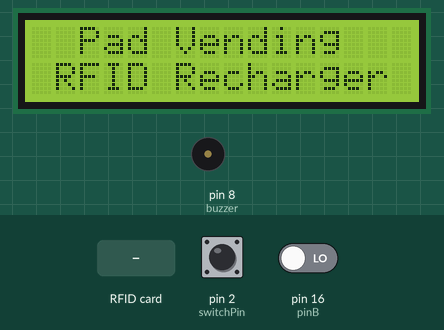
A sketch run on a simulated Arduino Uno, built with avr-gcc and run on an emulated ATmega328P. Parts: 16×2 character LCD, buzzer (waves = sounding, pin HIGH). The inputs (shaded band) are chosen by the test bench; at power-on: pin 2 (switchPin) HIGH, pin 16 (pinB) LOW. Pins used as bus, display or sensor lines are not drawn; what the sketch prints to the serial monitor is not drawn.

Above: at 4.3 s.
4.4 s: RFID card 5E 7A 19 C4 held to the reader
At 5.3 s:
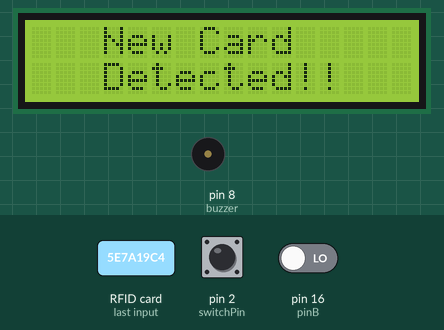
7.4 s: pin 2 (switchPin) pulled LOW for 3.2 s
At 11.8 s:
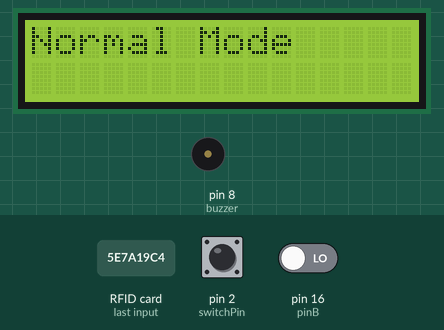
13.6 s: pin 2 (switchPin) pulled LOW for 0.15 s
At 13.9 s:
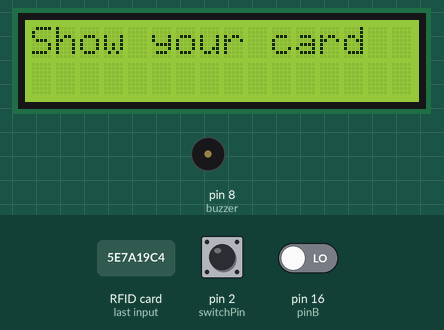
Timing chart, 0 to 18.4 s (numbered marks = the images above; inputs shaded):
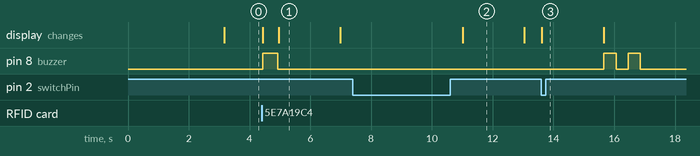

The sketch:

padright_rech.ino
```cpp
#include <Wire.h>
#include <LiquidCrystal_I2C.h>
#include <SPI.h>
#include <MFRC522.h>
#include "PinChangeInterrupt.h"

//-----
#define RST_PIN 9 // Configurable, see typical pin layout above
#define SS_PIN 10 // Configurable, see typical pin layout above

MFRC522 mfrc522(SS_PIN, RST_PIN); // Create MFRC522 instance.
MFRC522::MIFARE_Key key;
MFRC522::StatusCode rfidstatus;

LiquidCrystal_I2C lcd(0x27, 16, 2); // instance for 16*2 i2c lcd

// --------regarding rfid card
int blockAddr = 2;
byte readByte[18];
byte writeByte[16];
int authAddr = 3;
byte byteSize = sizeof(readByte);

//---
byte padQuantity = 1;
int i = 0;                  /// used for rotation detection
int pinAstateCurrent = LOW; // Current state of Pin A
int pinAStateLast = pinAstateCurrent;
int pinA = 17; // Rotary encoder Pin A
int pinB = 16;
int switchPin = 2;
byte buzzer = 8;
int batchState = 0; // 0 for nothing // 1 for single write // 2 for batch write
uint32_t previousTime = 0;
//------------
byte arrow[8] = {
  0b00000,
  0b11100,
  0b10010,
  0b01001,
  0b01001,
  0b10010,
  0b11100,
  0b00000
};

void setup()
{
  Serial.begin(9600);
  lcd.init(); // initialize the lcd
  lcd.backlight();
  lcd.createChar(0, arrow);
  SPI.begin();                      // Init SPI bus
  mfrc522.PCD_Init();               // Init MFRC522 card
  pinMode(switchPin, INPUT_PULLUP); // Enable the switchPin as input with a PULLUP resistor
  pinMode(pinA, INPUT);             // Set PinA as input
  pinMode(pinB, INPUT);
  pinMode(buzzer, OUTPUT);

  for (byte i = 0; i < 6; i++)
  {
    key.keyByte[i] = 0xFF;
  }
  attachPCINT(digitalPinToPCINT(pinB), update, CHANGE);
  startMessage();
}
void startMessage()
{
  lcd.clear();
  lcd.setCursor(4, 0);
  lcd.print("Welcome");
  lcd.setCursor(1, 1);
  lcd.print("Pad Recharger");
  delay(3000);
  homepage();
}
void loop()
{
  if (mfrc522.PICC_IsNewCardPresent())
  {
    lcd.clear();
    lcd.setCursor(0, 0);
    lcd.print("Card Detected!");
    lcd.setCursor(0, 1);
    lcd.print("Please Wait.....");
    success(500);
    if (mfrc522.PICC_ReadCardSerial())
    {
      if (readCard())
      {
        if (readByte[0] == 107)
        {
          lcd.clear();
          lcd.setCursor(0, 0);
          lcd.print("Quantity left");
          lcd.setCursor(0, 1);
          lcd.print(readByte[15]);
        }
        else
        {
          lcd.clear();
          lcd.setCursor(3, 0);
          lcd.print("New Card");
          lcd.setCursor(3, 1);
          lcd.print("Detected!!");
        }
      }
    }
    delay(2000);
    homepage();
    halt();
  }
  previousTime = millis();
  while (!digitalRead(switchPin))
  {
    if (millis() - previousTime >= 5000) {
      batchState = 2;
      success(500);
      delay(500);
//      Serial.println(batchState);
    }
    else if (millis() - previousTime >= 1000) {
      //previousTime = millis();
      batchState = 1;
//      Serial.println(batchState);
    }
  }

  switch (batchState) {
    case 1:
      delay(400);
      Notify("Normal Mode");
      delay(2000);
      menuMessage(padQuantity);

      while (digitalRead(switchPin))
      {
        if (i != 0)
          menuManagement();
      }
      while (digitalRead(switchPin))
        ;
      lcd.clear();
      lcd.setCursor(0, 0);
      lcd.print("Show your card");
      delay(2000);
      saveData();
      delay(2000);
      homepage();
      batchState = 0;
      break;
    case 2:
      delay(400);
      Notify("Batch Mode: On"); /// message on display
      delay(2000);
      menuMessage(padQuantity); /// select quantity
      while (digitalRead(switchPin))
      {
        if (i != 0)
          menuManagement();
      }
      while (!digitalRead(switchPin));

      while (digitalRead(switchPin) == HIGH)
      {
        lcd.clear();
        lcd.setCursor(0, 0);
        lcd.print("Show your card");
        delay(2000);
        saveData();
        delay(2000);
      }
      homepage();
      batchState = 0;
      break;
    default:
      break;

  }
}
void homepage()
{
  lcd.clear();
  lcd.setCursor(2, 0);
  lcd.print("Pad Vending");
  lcd.setCursor(1, 1);
  lcd.print("RFID Recharger");
}
void menuManagement()
{
  if (readRotate() == 1)
  {
    if (padQuantity < 100)
      padQuantity++;
    menuMessage(padQuantity);
  }
  else if (readRotate() == 2)
  {
    if (padQuantity != 0)
      padQuantity--;
    menuMessage(padQuantity);
  }
  i = 0;
}
void menuMessage(int number)
{
  lcd.clear();
  lcd.setCursor(0, 0);
  lcd.print("Enter Quantity:");
  lcd.setCursor(0, 1);
  lcd.print(number);
}
void Notify(String msg)
{
  lcd.clear();
  lcd.setCursor(0, 0);
  lcd.print(msg);
  Serial.println("inside");
}

bool readCard()
{
  byte buffersize = 18;
  if (auth_A())
  {
    rfidstatus = (MFRC522::StatusCode)mfrc522.MIFARE_Read(blockAddr, readByte, &buffersize);
    if (rfidstatus != MFRC522::STATUS_OK)
    {
      return false;
    }
  }
  return true;
}
bool writeCard()
{
  if (auth_B())
  {
    rfidstatus = (MFRC522::StatusCode)mfrc522.MIFARE_Write(blockAddr, writeByte, 16);
    if (rfidstatus != MFRC522::STATUS_OK)
    {
      return false;
    }
  }
  return true;
}

void dumpToWriteVar(byte * buffer, byte bufferSize)
{
  for (byte i = 0; i < bufferSize; i++)
  {
    Serial.print(buffer[i]);
    writeByte[i] = buffer[i];
  }
}
void halt()
{
  mfrc522.PICC_HaltA();      // Halt PICC
  mfrc522.PCD_StopCrypto1(); // Stop encryption on PCD
}
bool auth_A()
{
  rfidstatus = (MFRC522::StatusCode)mfrc522.PCD_Authenticate(MFRC522::PICC_CMD_MF_AUTH_KEY_A, authAddr, &key, &(mfrc522.uid));
  if (rfidstatus != MFRC522::STATUS_OK)
  {
    return false;
  }
  return true;
}
bool auth_B()
{
  rfidstatus = (MFRC522::StatusCode)mfrc522.PCD_Authenticate(MFRC522::PICC_CMD_MF_AUTH_KEY_B, authAddr, &key, &(mfrc522.uid));
  if (rfidstatus != MFRC522::STATUS_OK)
  {
    return false;
  }
  return true;
}
void update()
{
  pinAstateCurrent = digitalRead(pinA); // Read the current state of Pin A
  // If there is a minimal movement of 1 step
  if ((pinAStateLast == LOW) && (pinAstateCurrent == HIGH))
  {
    if (digitalRead(pinB) == HIGH)
    { // If Pin B is HIGH
      i = 1; // Print on screen
    }
    else
    {
      i = 2; // Print on screen
    }
  }
  pinAStateLast = pinAstateCurrent; // Store the latest read value in the currect state variable
}
int readRotate()
{
  if (i != 0 && i == 1)

    return 1;

  else if (i != 0 && i == 2)
    return 2;
}
void saveData()
{
  if (mfrc522.PICC_IsNewCardPresent())
  {
    lcd.clear();
    lcd.setCursor(0, 0);
    lcd.print("Card Detected!");
    lcd.setCursor(0, 1);
    lcd.print("Please Wait.....");
    success(500);
    delay(500);
    lcd.clear();
    lcd.setCursor(0, 0);
    lcd.print("Writing...");
    lcd.setCursor(0, 1);
    lcd.print("Please Wait...");
    if (mfrc522.PICC_ReadCardSerial())
    {
      if (readCard())
      {
        dumpToWriteVar(readByte, 16);

        if (padQuantity == 0 && readByte[0] != 107)
        {
          writeByte[15] = padQuantity;
          writeByte[0] = 'k';
          writeCard();
          lcd.clear();
          lcd.setCursor(0, 0);
          lcd.print("Success....");
          lcd.setCursor(0, 1);
          lcd.print("Thank you!!");
          success(800);
        }
        else if (padQuantity != 0 && readByte[0] == 107)
        {
          writeByte[15] = padQuantity;
          writeCard();
          lcd.clear();
          lcd.setCursor(0, 0);
          lcd.print("Success....");
          lcd.setCursor(0, 1);
          lcd.print("Thank you!!");
          success(800);
        }
        else
        {
          lcd.clear();
          lcd.setCursor(0, 0);
          lcd.print("Card not match");
        }
      }
    }
  }
  else
  {
    lcd.clear();
    lcd.setCursor(0, 0);
    lcd.print("No card");
    lcd.setCursor(0, 1);
    lcd.print("Detected!");
    error();
  }
  halt();
}

void success(int _time)
{
  digitalWrite(buzzer, HIGH);
  delay(_time);
  digitalWrite(buzzer, LOW);
}
void error()
{
  digitalWrite(buzzer, HIGH);
  delay(400);
  digitalWrite(buzzer, LOW);
  delay(400);
  digitalWrite(buzzer, HIGH);
  delay(400);
  digitalWrite(buzzer, LOW);
}
```

Measured:
- after the input at 4.4 s, pin 8 (buzzer): LOW → HIGH at once, → LOW 0.50 s later; the display: first changes at once (image 1 shows a later state)
- after the input at 7.4 s, the display: changes after 3.6 s (image 2)
- after the input at 13.6 s, pin 8 (buzzer): alternates HIGH for 0.40 s and LOW for 0.40 s, 4 changes in all, then stays LOW, starting after 2.1 s; the display: changes at once (image 3)
- what the display in image 1 shows lasts 2.0 s, from 5.0 s to 7.0 s
